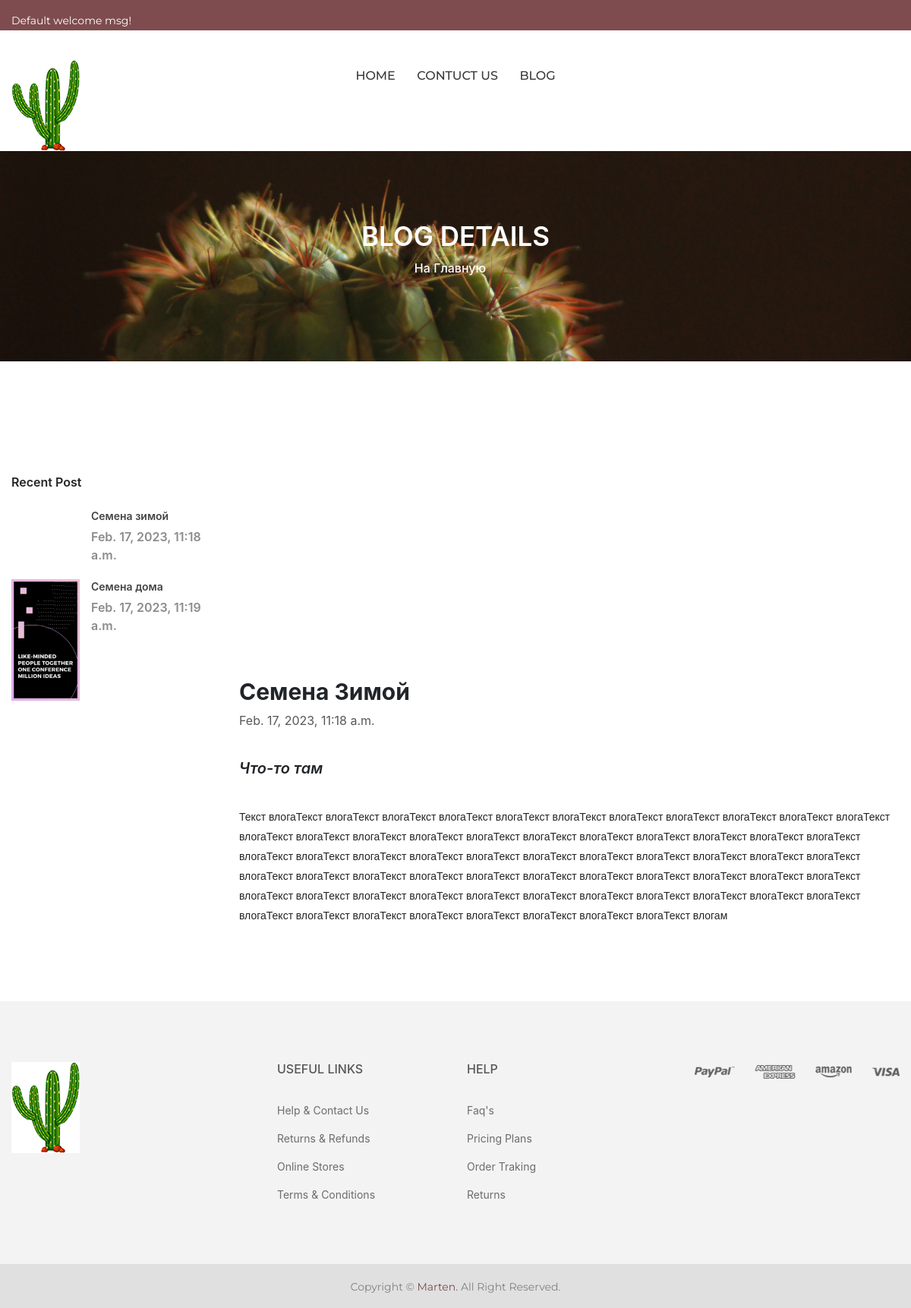
Page /blog/3 on the committed database.
### main/models.py (models this page shows)
class Blog(models.Model):
    class Meta:
        verbose_name = 'Влог'
        verbose_name_plural = 'Влоги'
    name = models.CharField(verbose_name='Название темы', max_length=155)
    categories = models.ForeignKey(CategoriesBlog, verbose_name='Категория', on_delete=models.PROTECT)
    image = models.ImageField(verbose_name='Фотография', upload_to='photo/blog/%Y/%m/%d/')
    description = models.CharField(verbose_name='Подзаголовок(300 символов)', max_length=300)
    full_text = models.TextField(verbose_name='Текст влога')
    is_active = models.BooleanField(verbose_name='Опубликовано')
    popular = models.BooleanField(verbose_name='Популярный влог', default=False)
    create = models.DateTimeField(verbose_name='Время создания', auto_now_add=True)

### main/views.py (the view)
# urls.py: path('blog/<int:pk>', show_blog, name='blog')
def show_blog(req, pk):
    data = {
        'blogs': Blog.objects.filter(id=pk),
        'popular_blog': Blog.objects.all()
    }
    return render(req, 'main/blog.html', data)

### main/templates/main/blog.html (shortened to what this page needs)
{% load static %}
<!doctype html>
<html class="no-js" lang="zxx">
    <head>
        <link rel="stylesheet" href='{% static "main/css/style.css" %}' type="text/css" />
        <link rel="stylesheet" href="{% static 'main/css/jquery-ui.css' %}">
        <link rel="stylesheet" href="{% static 'main/css/bootstrap.min.css' %}">
        <link rel="stylesheet" href="{% static 'main/css/meanmenu.min.css' %}">
        <link rel="stylesheet" href="{% static 'main/css/owl.carousel.min.css' %}">
        <link rel="stylesheet" href="{% static 'main/css/responsive.css' %}">
        <link rel="stylesheet" href="{% static 'main/css/simple-line-icons.css' %}">
        <link rel="stylesheet" href="{% static 'main/css/slick.css' %}">
        <link rel="stylesheet" href="{% static 'main/css/themify-icons.css' %}">
    </head>
    <body>
        <header class="header-area">
            <div class="header-top theme-bg">
                <div class="container">
                    <div class="row">
                        <div class="col-lg-4 col-md-4 col-12">
                            <div class="welcome-area">
                                <p>Default welcome msg! </p>
                            </div>
                        </div>
                    </div>
                </div>
            </div>
            <div class="header-bottom transparent-bar">
                <div class="container">
                    <div class="row">
                        <div class="col-xl-2 col-lg-3 col-md-4 col-sm-4 col-5">
                            <div class="logo pt-39">
                                <a href="{% url 'landing' %}"><img alt="" src="{% static 'main/img/logo/cactus_logo_v2.png' %}"></a>
                            </div>
                        </div>
                        <div class="col-xl-8 col-lg-7 d-none d-lg-block">
                            <div class="main-menu text-center">
                                <nav>
                                    <ul>
                                        <li><a href="{% url 'landing' %}">HOME</a>
                                        </li>
                                        <li class="mega-menu-position"><a href="shop-page.html">Contuct us</a>
                                        </li>
                                        <li><a href="blog-leftsidebar.html">Blog</a>
                                        </li>
                                    </ul>
                                </nav>
                            </div>
                        </div>
                    </div>
                </div>
            </div>
        </header>
        <div class="breadcrumb-area pt-95 pb-95 bg-img" style="background-image:url({% static 'main/img/banner/baner_blog.png' %});">
            <div class="container">
                <div class="breadcrumb-content text-center">
                    <h2>Blog Details</h2>
                    <ul>
                        <li><a href="{% url 'landing' %}">На главную</a></li>
                    </ul>
                </div>
            </div>
        </div>
        {% for blog in blogs %}
        <div class="shop-area pt-100 pb-100">
            <div class="container">
                <div class="row flex-row-reverse">
                    <div class="col-lg-9 col-md-8">
                        <div class="blog-details-wrapper res-mrg-top">
                            <div class="single-blog-wrapper">
                                <div class="blog-img mb-30">
                                    <img src="{{ blog.image.url }}" alt="">
                                </div>
                                <div class="blog-details-content">
                                    <h2>{{ blog.name }}</h2>
                                    <div class="blog-meta">
                                        <ul>
                                            <li>{{ blog.create }}</li>
                                        </ul>
                                    </div>
                                </div>
                                <blockquote class="importent-title">
                                    <h4>{{ blog.description }}</h4>
                                </blockquote>
                                <p>{{ blog.full_text }}</p>
                            </div>
                        </div>
                    </div>
                    <div class="col-lg-3 col-md-4">
                        <div class="shop-sidebar blog-mrg">
                            <div class="shop-widget mt-50">
                                <h4 class="shop-sidebar-title">Recent Post</h4>
                                <div class="recent-post-wrapper mt-25">
                                    {% for blog in popular_blog %}
                                        {% if blog.popular == True %}
                                            <div class="single-recent-post mb-20">
                                                <div class="recent-post-img">
                                                    <a href="{% url 'blog' blog.pk %}"><img src="{{ blog.image.url }}" alt=""></a>
                                                </div>
                                                <div class="recent-post-content">
                                                    <h4><a href="{% url 'blog' blog.pk %}">{{ blog.name }}</a></h4>
                                                    <span>{{ blog.create }}</span>
                                                </div>
                                            </div>
                                        {% endif %}
                                    {% endfor %}
                                </div>
                            </div>
                        </div>
                    </div>
                </div>
            </div>
        </div>
        {% endfor %}
		<footer class="footer-area">
            <div class="footer-top pt-80 pb-50 gray-bg-2">
                <div class="container">
                    <div class="row">
                        <div class="col-xl-3 col-lg-3 col-md-6 col-sm-6">
                            <div class="footer-widget mb-30">
                                <div class="footer-info-wrapper">
                                    <div class="footer-logo">
                                        <a href="#">
                                            <img src="{% static 'main/img/logo/cactus_logo_v2.png' %}" alt="">
                                        </a>
                                    </div>
                                </div>
                            </div>
                        </div>
                        <div class="col-xl-3 col-lg-3 col-md-6 col-sm-6">
                            <div class="footer-widget mb-30 pl-50">
                                <h4 class="footer-title">USEFUL LINKS</h4>
                                <div class="footer-content">
                                    <ul>
                                        <li><a href="#">Help & Contact Us</a></li>
                                        <li><a href="#">Returns & Refunds</a></li>
                                        <li><a href="#">Online Stores</a></li>
                                        <li><a href="#">Terms & Conditions</a></li>
                                    </ul>
                                </div>
                            </div>
                        </div>
                        <div class="col-xl-3 col-lg-2 col-md-6 col-sm-6">
                            <div class="footer-widget mb-30 pl-70">
                                <h4 class="footer-title">HELP</h4>
                                <div class="footer-content">
                                    <ul>
                                        <li><a href="#">Faq's </a></li>
                                        <li><a href="#">Pricing Plans</a></li>
                                        <li><a href="#">Order Traking</a></li>
                                        <li><a href="#">Returns </a></li>
                                    </ul>
                                </div>
                            </div>
                        </div>
                        <div class="col-xl-3 col-lg-4 col-md-6 col-sm-6">
                            <div class="footer-widget">
                                <div class="payment-img">
                                    <a href="{% url 'landing' %}">
                                        <img src="{% static 'main/img/icon-img/payment.png' %}" alt="">
                                    </a>
                                </div>
                            </div>
                        </div>
                    </div>
                </div>
            </div>
            <div class="footer-bottom gray-bg-3 pt-17 pb-15">
                <div class="container">
                    <div class="row">
                        <div class="col-12">
                            <div class="copyright text-center">
                                <p>Copyright © <a href="#">Marten.</a> All Right Reserved.</p>
                            </div>
                        </div>
                    </div>
                </div>
            </div>
		</footer>
    </body>
</html>

### main/static/main/css/responsive.css (style rules this page uses)
@media (min-width: 992px) and (max-width: 1200px) { .main-menu li { padding: 0 12px; } }
@media (min-width: 992px) and (max-width: 1200px) { .footer-widget.pl-70 { padding-left: 0; } }
@media (min-width: 992px) and (max-width: 1200px) { .payment-img img { width: auto; } }

### rows in the picture
Blog: image (picture), name "Семена Зимой", create "Feb. 17, 2023, 11:18 a.m.", description "Что-то там", full_text "Текст влогаТекст влогаТекст влогаТекст влогаТекст влогаТекст влогаТекст влогаТекст влогаТекст влогаТекст влогаТекст влогаТекст влогаТекст влогаТекст влогаТекст влогаТекст влогаТекст влогаТекст влогаТекст влогаТекст влогаТекст влогаТекст влогаТекст влогаТекст влогаТекст влогаТекст влогаТекст влогаТекст влогаТекст влогаТекст влогаТекст влогаТекст влогаТекст влогаТекст влогаТекст влогаТекст влогаТекст влогаТекст влогаТекст влогаТекст влогаТекст влогаТекст влогаТекст влогаТекст влогаТекст влогаТекст влогаТекст влогаТекст влогаТекст влогаТекст влогаТекст влогаТекст влогаТекст влогаТекст влогаТекст влогаТекст влогаТекст влогаТекст влогаТекст влогаТекст влогаТекст влогаТекст влогаТекст влогаТекст…", name "Семена зимой"
Blog: image (picture), name "Семена дома", create "Feb. 17, 2023, 11:19 a.m."
